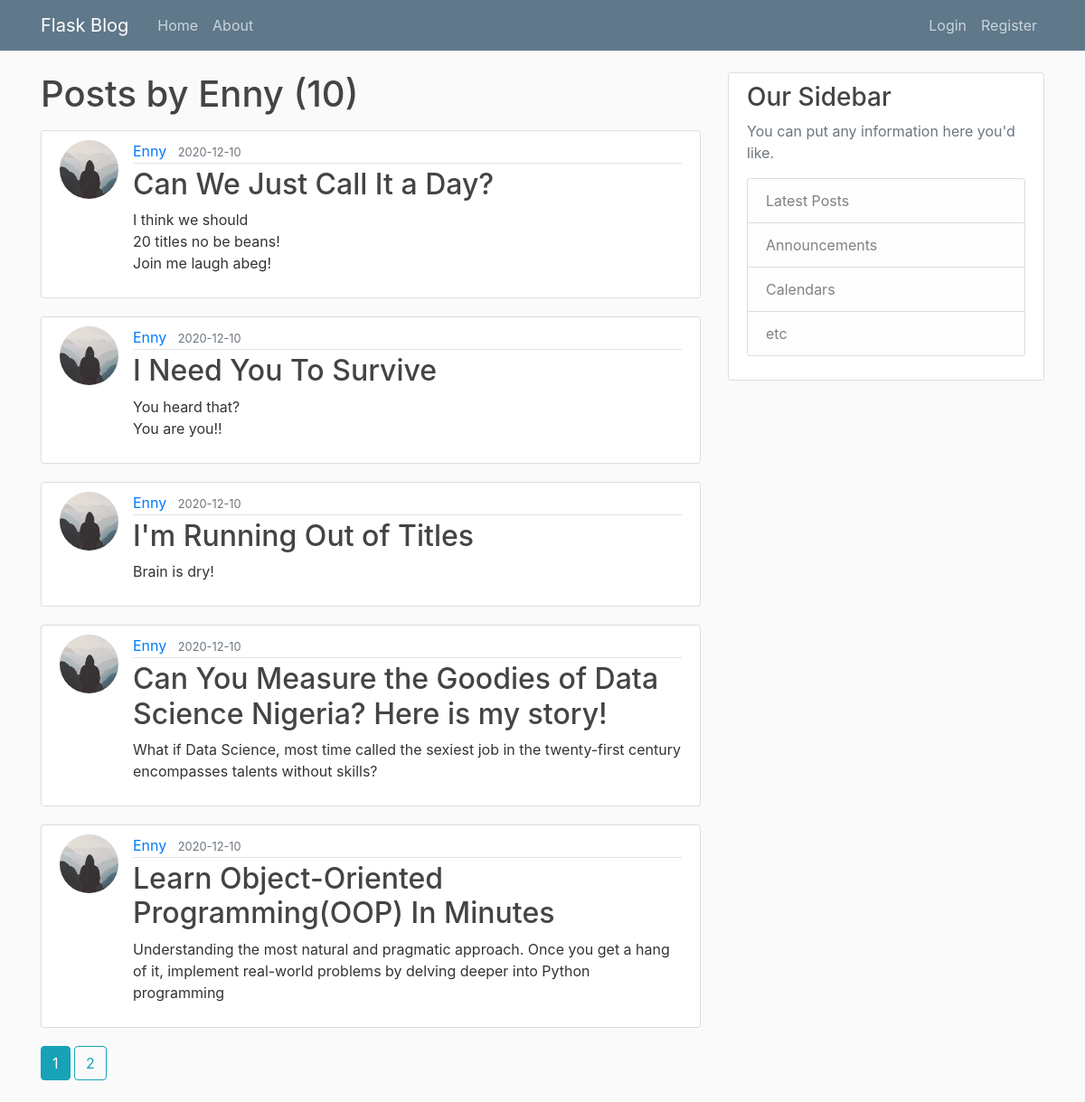
Page /user/Enny on the committed database.
### flaskblog/models.py (models this page shows, shortened)
class User(db.Model, UserMixin):
	id= db.Column(db.Integer, primary_key= True)
	username= db.Column(db.String(20), unique= True, nullable= False)
	email= db.Column(db.String(120), unique= True, nullable= False)
	image= db.Column(db.String(20), nullable= False, default= 'default.jpg')
	password= db.Column(db.String(60), nullable= False)
	posts= db.relationship('Post', backref= 'author', lazy= True)

class Post(db.Model):
	id= db.Column(db.Integer, primary_key= True)
	title= db.Column(db.String(100), nullable= False)
	date_posted= db.Column(db.DateTime, nullable= False, default= datetime.utcnow)
	content= db.Column(db.Text, nullable= False)
	user_id= db.Column(db.Integer, db.ForeignKey('user.id'), nullable= False)

### flaskblog/users/routes.py (the view)
@users.route("/user/<string:username>")
def user_posts(username):
	page= request.args.get('page', 1, type= int)
	user= User.query.filter_by(username= username).first_or_404()
	posts= Post.query.filter_by(author= user)\
		.order_by(Post.date_posted.desc())\
		.paginate(page= page, per_page= 5)
	return render_template('user_post.html', posts= posts, user= user)

### flaskblog/templates/user_post.html (shortened to what this page needs)
{% extends "layout.html" %}
{% block content %}
	<h1 class= "mb-3"> Posts by {{ user.username }} ({{ posts.total }})</h1>
	{% for post in posts.items %}
		<article class="media content-section">
			<img class= "rounded-circle article-img" src="{{ url_for('static', filename= 'profile_pic/' + post.author.image) }}">
		  <div class="media-body">
		    <div class="article-metadata">
		      <a class="mr-2" href="{{ url_for('users.user_posts', username= post.author.username) }}">{{ post.author.username }}</a>
		      <small class="text-muted">{{ post.date_posted.strftime('%Y-%m-%d') }}</small>
		    </div>
		    <h2><a class="article-title" href="{{ url_for('posts.post', post_id = post.id) }}">{{ post.title }}</a></h2>
		    <p class="article-content">{{ post.content }}</p>
		  </div>
		</article>
	{% endfor %}
	{% for page_num in posts.iter_pages(left_edge= 1, right_edge= 1, left_current= 1, right_current= 2) %}
		{% if page_num %}
		  {% if posts.page == page_num %}
			<a class= "btn btn-info mb-4" href="{{ url_for('users.user_posts', username= user.username, page= page_num) }}">{{ page_num }}</a>
		  {% else %}
		    <a class= "btn btn-outline-info mb-4" href="{{ url_for('users.user_posts', username= user.username, page= page_num) }}">{{ page_num }}</a>
		  {% endif %}
		{% endif %}
	{% endfor%}
{% endblock %}

### flaskblog/static/main.css (style rules this page uses)
body { background: #fafafa; color: #333333; margin-top: 5rem; }
h1, h2, h3, h4, h5, h6 { color: #444444; }
.content-section { background: #ffffff; padding: 10px 20px; border: 1px solid #dddddd; border-radius: 3px; margin-bottom: 20px; }
.article-title { color: #444444; }
.article-content { white-space: pre-line; }
.article-img { height: 65px; width: 65px; margin-right: 16px; }
.article-metadata { padding-bottom: 1px; margin-bottom: 4px; border-bottom: 1px solid #e3e3e3 }

### rows in the picture
User: username "Enny"
Post: image (picture), author.username "Enny", date_posted "2020-12-10", title "Can We Just Call It a Day?", content "I think we should 20 titles no be beans! Join me laugh abeg!"
Post: image (picture), author.username "Enny", date_posted "2020-12-10", title "I Need You To Survive", content "You heard that? You are you!!"
Post: image (picture), author.username "Enny", date_posted "2020-12-10", title "I'm Running Out of Titles", content "Brain is dry!"
Post: image (picture), author.username "Enny", date_posted "2020-12-10", title "Can You Measure the Goodies of Data Science Nigeria? Here is my story!", content "What if Data Science, most time called the sexiest job in the twenty-first century encompasses talents without skills?"
Post: image (picture), author.username "Enny", date_posted "2020-12-10", title "Learn Object-Oriented Programming(OOP) In Minutes", content "Understanding the most natural and pragmatic approach. Once you get a hang of it, implement real-world problems by delving deeper into Python programming"

### other values in the picture
{{ posts.total }} "10"
{{ page_num }} "1"
{{ page_num }} "2"
